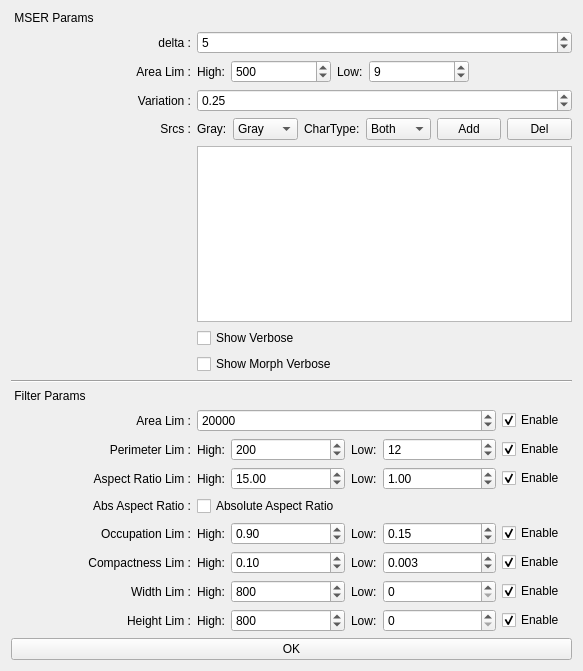
<?xml version="1.0" encoding="UTF-8"?>
<ui version="4.0">
 <class>ExtractCtrlWidget</class>
 <widget class="QWidget" name="ExtractCtrlWidget">
  <property name="windowModality">
   <enum>Qt::NonModal</enum>
  </property>
  <property name="geometry">
   <rect>
    <x>0</x>
    <y>0</y>
    <width>583</width>
    <height>671</height>
   </rect>
  </property>
  <property name="windowTitle">
   <string>Extract Control Panel</string>
  </property>
  <layout class="QVBoxLayout" name="verticalLayout" stretch="0,0,1,0">
   <property name="sizeConstraint">
    <enum>QLayout::SetDefaultConstraint</enum>
   </property>
   <item>
    <layout class="QFormLayout" name="layout_mser_params">
     <item row="0" column="0">
      <widget class="QLabel" name="label_mser_params">
       <property name="minimumSize">
        <size>
         <width>180</width>
         <height>0</height>
        </size>
       </property>
       <property name="text">
        <string> MSER Params</string>
       </property>
      </widget>
     </item>
     <item row="1" column="0">
      <widget class="QLabel" name="label_mser_delta">
       <property name="sizePolicy">
        <sizepolicy hsizetype="Preferred" vsizetype="Preferred">
         <horstretch>0</horstretch>
         <verstretch>0</verstretch>
        </sizepolicy>
       </property>
       <property name="minimumSize">
        <size>
         <width>180</width>
         <height>0</height>
        </size>
       </property>
       <property name="text">
        <string>delta :</string>
       </property>
       <property name="alignment">
        <set>Qt::AlignRight|Qt::AlignTrailing|Qt::AlignVCenter</set>
       </property>
      </widget>
     </item>
     <item row="1" column="1">
      <widget class="QSpinBox" name="spinbox_mser_delta">
       <property name="sizePolicy">
        <sizepolicy hsizetype="Preferred" vsizetype="Fixed">
         <horstretch>0</horstretch>
         <verstretch>0</verstretch>
        </sizepolicy>
       </property>
       <property name="minimumSize">
        <size>
         <width>150</width>
         <height>0</height>
        </size>
       </property>
       <property name="value">
        <number>5</number>
       </property>
      </widget>
     </item>
     <item row="2" column="0">
      <widget class="QLabel" name="label_mser_area_lim">
       <property name="sizePolicy">
        <sizepolicy hsizetype="Preferred" vsizetype="Preferred">
         <horstretch>0</horstretch>
         <verstretch>0</verstretch>
        </sizepolicy>
       </property>
       <property name="minimumSize">
        <size>
         <width>180</width>
         <height>0</height>
        </size>
       </property>
       <property name="text">
        <string>Area Lim :</string>
       </property>
       <property name="alignment">
        <set>Qt::AlignRight|Qt::AlignTrailing|Qt::AlignVCenter</set>
       </property>
      </widget>
     </item>
     <item row="2" column="1">
      <layout class="QHBoxLayout" name="layout_mser_area_lim">
       <item>
        <widget class="QLabel" name="label_mser_area_high">
         <property name="sizePolicy">
          <sizepolicy hsizetype="Fixed" vsizetype="Preferred">
           <horstretch>0</horstretch>
           <verstretch>0</verstretch>
          </sizepolicy>
         </property>
         <property name="text">
          <string>High:</string>
         </property>
        </widget>
       </item>
       <item>
        <widget class="QSpinBox" name="spinbox_mser_area_high">
         <property name="minimumSize">
          <size>
           <width>100</width>
           <height>0</height>
          </size>
         </property>
         <property name="maximum">
          <number>10000000</number>
         </property>
         <property name="value">
          <number>500</number>
         </property>
        </widget>
       </item>
       <item>
        <widget class="QLabel" name="label_mser_area_low">
         <property name="sizePolicy">
          <sizepolicy hsizetype="Fixed" vsizetype="Preferred">
           <horstretch>0</horstretch>
           <verstretch>0</verstretch>
          </sizepolicy>
         </property>
         <property name="text">
          <string>Low:</string>
         </property>
        </widget>
       </item>
       <item>
        <widget class="QSpinBox" name="spinbox_mser_area_low">
         <property name="minimumSize">
          <size>
           <width>100</width>
           <height>0</height>
          </size>
         </property>
         <property name="maximum">
          <number>10000000</number>
         </property>
         <property name="value">
          <number>9</number>
         </property>
        </widget>
       </item>
       <item>
        <widget class="QLabel" name="label_2">
         <property name="minimumSize">
          <size>
           <width>70</width>
           <height>0</height>
          </size>
         </property>
         <property name="text">
          <string/>
         </property>
        </widget>
       </item>
      </layout>
     </item>
     <item row="3" column="0">
      <widget class="QLabel" name="label_mser_variation">
       <property name="sizePolicy">
        <sizepolicy hsizetype="Preferred" vsizetype="Preferred">
         <horstretch>0</horstretch>
         <verstretch>0</verstretch>
        </sizepolicy>
       </property>
       <property name="minimumSize">
        <size>
         <width>180</width>
         <height>0</height>
        </size>
       </property>
       <property name="text">
        <string>Variation :</string>
       </property>
       <property name="alignment">
        <set>Qt::AlignRight|Qt::AlignTrailing|Qt::AlignVCenter</set>
       </property>
      </widget>
     </item>
     <item row="3" column="1">
      <widget class="QDoubleSpinBox" name="dspinbox_mser_variation">
       <property name="minimumSize">
        <size>
         <width>150</width>
         <height>0</height>
        </size>
       </property>
       <property name="maximum">
        <double>1.000000000000000</double>
       </property>
       <property name="value">
        <double>0.250000000000000</double>
       </property>
      </widget>
     </item>
     <item row="4" column="0">
      <widget class="QLabel" name="label_mser_srcs">
       <property name="minimumSize">
        <size>
         <width>180</width>
         <height>0</height>
        </size>
       </property>
       <property name="text">
        <string>Srcs :</string>
       </property>
       <property name="alignment">
        <set>Qt::AlignRight|Qt::AlignTrailing|Qt::AlignVCenter</set>
       </property>
      </widget>
     </item>
     <item row="4" column="1">
      <layout class="QHBoxLayout" name="layout_mser_srcs" stretch="0,1,0,1,1,1">
       <item>
        <widget class="QLabel" name="label_mser_srcs_gray">
         <property name="sizePolicy">
          <sizepolicy hsizetype="Minimum" vsizetype="Preferred">
           <horstretch>0</horstretch>
           <verstretch>0</verstretch>
          </sizepolicy>
         </property>
         <property name="text">
          <string>Gray:</string>
         </property>
        </widget>
       </item>
       <item>
        <widget class="QComboBox" name="combobox_mser_srcs_gray">
         <item>
          <property name="text">
           <string>Gray</string>
          </property>
         </item>
         <item>
          <property name="text">
           <string>Red</string>
          </property>
         </item>
         <item>
          <property name="text">
           <string>Green</string>
          </property>
         </item>
         <item>
          <property name="text">
           <string>Blue</string>
          </property>
         </item>
        </widget>
       </item>
       <item>
        <widget class="QLabel" name="label_mser_srcs_chartype">
         <property name="sizePolicy">
          <sizepolicy hsizetype="Minimum" vsizetype="Preferred">
           <horstretch>0</horstretch>
           <verstretch>0</verstretch>
          </sizepolicy>
         </property>
         <property name="text">
          <string>CharType:</string>
         </property>
        </widget>
       </item>
       <item>
        <widget class="QComboBox" name="combobox_mser_srcs_chartype">
         <item>
          <property name="text">
           <string>Both</string>
          </property>
         </item>
         <item>
          <property name="text">
           <string>Black</string>
          </property>
         </item>
         <item>
          <property name="text">
           <string>Bright</string>
          </property>
         </item>
        </widget>
       </item>
       <item>
        <widget class="QPushButton" name="btn_mser_srcs_add">
         <property name="sizePolicy">
          <sizepolicy hsizetype="Minimum" vsizetype="Minimum">
           <horstretch>0</horstretch>
           <verstretch>0</verstretch>
          </sizepolicy>
         </property>
         <property name="styleSheet">
          <string notr="true">margin:0px;</string>
         </property>
         <property name="text">
          <string>Add</string>
         </property>
        </widget>
       </item>
       <item>
        <widget class="QPushButton" name="btn_mser_srcs_del">
         <property name="sizePolicy">
          <sizepolicy hsizetype="Minimum" vsizetype="Minimum">
           <horstretch>0</horstretch>
           <verstretch>0</verstretch>
          </sizepolicy>
         </property>
         <property name="styleSheet">
          <string notr="true">margin:0px;</string>
         </property>
         <property name="text">
          <string>Del</string>
         </property>
        </widget>
       </item>
      </layout>
     </item>
     <item row="5" column="1">
      <widget class="QListWidget" name="listWidget"/>
     </item>
     <item row="6" column="1">
      <widget class="QCheckBox" name="checkbox_mser_show_verbose">
       <property name="text">
        <string>Show Verbose</string>
       </property>
      </widget>
     </item>
     <item row="7" column="1">
      <widget class="QCheckBox" name="checkbox_morph_verbose">
       <property name="text">
        <string>Show Morph Verbose</string>
       </property>
      </widget>
     </item>
    </layout>
   </item>
   <item>
    <widget class="Line" name="line">
     <property name="orientation">
      <enum>Qt::Horizontal</enum>
     </property>
    </widget>
   </item>
   <item>
    <layout class="QFormLayout" name="layout_filter_params">
     <item row="0" column="0">
      <widget class="QLabel" name="label_filter_params">
       <property name="minimumSize">
        <size>
         <width>180</width>
         <height>0</height>
        </size>
       </property>
       <property name="text">
        <string> Filter Params</string>
       </property>
      </widget>
     </item>
     <item row="1" column="0">
      <widget class="QLabel" name="label_filter_area_lim">
       <property name="minimumSize">
        <size>
         <width>180</width>
         <height>0</height>
        </size>
       </property>
       <property name="text">
        <string>Area Lim :</string>
       </property>
       <property name="alignment">
        <set>Qt::AlignRight|Qt::AlignTrailing|Qt::AlignVCenter</set>
       </property>
      </widget>
     </item>
     <item row="1" column="1">
      <layout class="QHBoxLayout" name="layout_filter_area_lim">
       <item>
        <widget class="QSpinBox" name="spinbox_filter_area_lim">
         <property name="minimumSize">
          <size>
           <width>150</width>
           <height>0</height>
          </size>
         </property>
         <property name="maximum">
          <number>10000000</number>
         </property>
         <property name="value">
          <number>20000</number>
         </property>
        </widget>
       </item>
       <item>
        <widget class="QCheckBox" name="checkbox_filter_area_lim">
         <property name="sizePolicy">
          <sizepolicy hsizetype="Fixed" vsizetype="Fixed">
           <horstretch>0</horstretch>
           <verstretch>0</verstretch>
          </sizepolicy>
         </property>
         <property name="minimumSize">
          <size>
           <width>70</width>
           <height>0</height>
          </size>
         </property>
         <property name="text">
          <string>Enable</string>
         </property>
         <property name="checked">
          <bool>true</bool>
         </property>
        </widget>
       </item>
      </layout>
     </item>
     <item row="2" column="0">
      <widget class="QLabel" name="label_filter_perimeter_lim">
       <property name="minimumSize">
        <size>
         <width>180</width>
         <height>0</height>
        </size>
       </property>
       <property name="text">
        <string>Perimeter Lim :</string>
       </property>
       <property name="alignment">
        <set>Qt::AlignRight|Qt::AlignTrailing|Qt::AlignVCenter</set>
       </property>
      </widget>
     </item>
     <item row="2" column="1">
      <layout class="QHBoxLayout" name="layout_filter_perimeter_lim">
       <item>
        <widget class="QLabel" name="label_filter_perimeter_high">
         <property name="sizePolicy">
          <sizepolicy hsizetype="Fixed" vsizetype="Preferred">
           <horstretch>0</horstretch>
           <verstretch>0</verstretch>
          </sizepolicy>
         </property>
         <property name="text">
          <string>High:</string>
         </property>
        </widget>
       </item>
       <item>
        <widget class="QSpinBox" name="spinbox_filter_perimeter_high">
         <property name="minimumSize">
          <size>
           <width>100</width>
           <height>0</height>
          </size>
         </property>
         <property name="maximum">
          <number>1000</number>
         </property>
         <property name="value">
          <number>200</number>
         </property>
        </widget>
       </item>
       <item>
        <widget class="QLabel" name="label_filter_perimeter_low">
         <property name="sizePolicy">
          <sizepolicy hsizetype="Fixed" vsizetype="Preferred">
           <horstretch>0</horstretch>
           <verstretch>0</verstretch>
          </sizepolicy>
         </property>
         <property name="text">
          <string>Low:</string>
         </property>
        </widget>
       </item>
       <item>
        <widget class="QSpinBox" name="spinbox_filter_perimeter_low">
         <property name="minimumSize">
          <size>
           <width>100</width>
           <height>0</height>
          </size>
         </property>
         <property name="value">
          <number>12</number>
         </property>
        </widget>
       </item>
       <item>
        <widget class="QCheckBox" name="checkbox_filter_perimeter_lim">
         <property name="sizePolicy">
          <sizepolicy hsizetype="Fixed" vsizetype="Fixed">
           <horstretch>0</horstretch>
           <verstretch>0</verstretch>
          </sizepolicy>
         </property>
         <property name="minimumSize">
          <size>
           <width>70</width>
           <height>0</height>
          </size>
         </property>
         <property name="text">
          <string>Enable</string>
         </property>
         <property name="checked">
          <bool>true</bool>
         </property>
        </widget>
       </item>
      </layout>
     </item>
     <item row="3" column="0">
      <widget class="QLabel" name="label_filter_aspect_ratio_lim">
       <property name="minimumSize">
        <size>
         <width>180</width>
         <height>0</height>
        </size>
       </property>
       <property name="text">
        <string>Aspect Ratio Lim :</string>
       </property>
       <property name="alignment">
        <set>Qt::AlignRight|Qt::AlignTrailing|Qt::AlignVCenter</set>
       </property>
      </widget>
     </item>
     <item row="3" column="1">
      <layout class="QHBoxLayout" name="layout_aspect_ratio_lim">
       <item>
        <widget class="QLabel" name="label_filter_aspect_ratio_high">
         <property name="sizePolicy">
          <sizepolicy hsizetype="Fixed" vsizetype="Preferred">
           <horstretch>0</horstretch>
           <verstretch>0</verstretch>
          </sizepolicy>
         </property>
         <property name="text">
          <string>High:</string>
         </property>
        </widget>
       </item>
       <item>
        <widget class="QDoubleSpinBox" name="dspinbox_filter_aspect_ratio_high">
         <property name="minimumSize">
          <size>
           <width>100</width>
           <height>0</height>
          </size>
         </property>
         <property name="value">
          <double>15.000000000000000</double>
         </property>
        </widget>
       </item>
       <item>
        <widget class="QLabel" name="label_filter_aspect_ratio_low">
         <property name="sizePolicy">
          <sizepolicy hsizetype="Fixed" vsizetype="Preferred">
           <horstretch>0</horstretch>
           <verstretch>0</verstretch>
          </sizepolicy>
         </property>
         <property name="text">
          <string>Low:</string>
         </property>
        </widget>
       </item>
       <item>
        <widget class="QDoubleSpinBox" name="dspinbox_filter_aspect_ratio_low">
         <property name="minimumSize">
          <size>
           <width>100</width>
           <height>0</height>
          </size>
         </property>
         <property name="value">
          <double>1.000000000000000</double>
         </property>
        </widget>
       </item>
       <item>
        <widget class="QCheckBox" name="checkbox_filter_aspect_ratio_lim">
         <property name="sizePolicy">
          <sizepolicy hsizetype="Fixed" vsizetype="Fixed">
           <horstretch>0</horstretch>
           <verstretch>0</verstretch>
          </sizepolicy>
         </property>
         <property name="minimumSize">
          <size>
           <width>70</width>
           <height>0</height>
          </size>
         </property>
         <property name="text">
          <string>Enable</string>
         </property>
         <property name="checked">
          <bool>true</bool>
         </property>
        </widget>
       </item>
      </layout>
     </item>
     <item row="4" column="0">
      <widget class="QLabel" name="label_filter_abs_aspect_ratio">
       <property name="minimumSize">
        <size>
         <width>180</width>
         <height>0</height>
        </size>
       </property>
       <property name="text">
        <string>Abs Aspect Ratio :</string>
       </property>
       <property name="alignment">
        <set>Qt::AlignRight|Qt::AlignTrailing|Qt::AlignVCenter</set>
       </property>
      </widget>
     </item>
     <item row="4" column="1">
      <widget class="QCheckBox" name="checkbox_filter_abs_aspect_ratio">
       <property name="text">
        <string>Absolute Aspect Ratio</string>
       </property>
      </widget>
     </item>
     <item row="5" column="0">
      <widget class="QLabel" name="label_filter_occupation_lim">
       <property name="minimumSize">
        <size>
         <width>180</width>
         <height>0</height>
        </size>
       </property>
       <property name="text">
        <string>Occupation Lim :</string>
       </property>
       <property name="alignment">
        <set>Qt::AlignRight|Qt::AlignTrailing|Qt::AlignVCenter</set>
       </property>
      </widget>
     </item>
     <item row="5" column="1">
      <layout class="QHBoxLayout" name="layout_occupation_lim">
       <item>
        <widget class="QLabel" name="label_filter_occupation_high">
         <property name="sizePolicy">
          <sizepolicy hsizetype="Fixed" vsizetype="Preferred">
           <horstretch>0</horstretch>
           <verstretch>0</verstretch>
          </sizepolicy>
         </property>
         <property name="text">
          <string>High:</string>
         </property>
        </widget>
       </item>
       <item>
        <widget class="QDoubleSpinBox" name="dspinbox_filter_occupation_high">
         <property name="minimumSize">
          <size>
           <width>100</width>
           <height>0</height>
          </size>
         </property>
         <property name="value">
          <double>0.900000000000000</double>
         </property>
        </widget>
       </item>
       <item>
        <widget class="QLabel" name="label_filter_occupation_low">
         <property name="sizePolicy">
          <sizepolicy hsizetype="Fixed" vsizetype="Preferred">
           <horstretch>0</horstretch>
           <verstretch>0</verstretch>
          </sizepolicy>
         </property>
         <property name="text">
          <string>Low:</string>
         </property>
        </widget>
       </item>
       <item>
        <widget class="QDoubleSpinBox" name="dspinbox_filter_occupation_low">
         <property name="minimumSize">
          <size>
           <width>100</width>
           <height>0</height>
          </size>
         </property>
         <property name="value">
          <double>0.150000000000000</double>
         </property>
        </widget>
       </item>
       <item>
        <widget class="QCheckBox" name="checkbox_filter_occupation_lim">
         <property name="sizePolicy">
          <sizepolicy hsizetype="Fixed" vsizetype="Fixed">
           <horstretch>0</horstretch>
           <verstretch>0</verstretch>
          </sizepolicy>
         </property>
         <property name="minimumSize">
          <size>
           <width>70</width>
           <height>0</height>
          </size>
         </property>
         <property name="text">
          <string>Enable</string>
         </property>
         <property name="checked">
          <bool>true</bool>
         </property>
        </widget>
       </item>
      </layout>
     </item>
     <item row="6" column="0">
      <widget class="QLabel" name="label_filter_compactness_lim">
       <property name="minimumSize">
        <size>
         <width>180</width>
         <height>0</height>
        </size>
       </property>
       <property name="text">
        <string>Compactness Lim :</string>
       </property>
       <property name="alignment">
        <set>Qt::AlignRight|Qt::AlignTrailing|Qt::AlignVCenter</set>
       </property>
      </widget>
     </item>
     <item row="6" column="1">
      <layout class="QHBoxLayout" name="layout_filter_compactness_lim">
       <item>
        <widget class="QLabel" name="label_filter_compactness_high">
         <property name="sizePolicy">
          <sizepolicy hsizetype="Fixed" vsizetype="Preferred">
           <horstretch>0</horstretch>
           <verstretch>0</verstretch>
          </sizepolicy>
         </property>
         <property name="text">
          <string>High:</string>
         </property>
        </widget>
       </item>
       <item>
        <widget class="QDoubleSpinBox" name="dspinbox_filter_compactness_high">
         <property name="minimumSize">
          <size>
           <width>100</width>
           <height>0</height>
          </size>
         </property>
         <property name="value">
          <double>0.100000000000000</double>
         </property>
        </widget>
       </item>
       <item>
        <widget class="QLabel" name="label_filter_compactness_low">
         <property name="sizePolicy">
          <sizepolicy hsizetype="Fixed" vsizetype="Preferred">
           <horstretch>0</horstretch>
           <verstretch>0</verstretch>
          </sizepolicy>
         </property>
         <property name="text">
          <string>Low:</string>
         </property>
        </widget>
       </item>
       <item>
        <widget class="QDoubleSpinBox" name="dspinbox_filter_compactness_low">
         <property name="minimumSize">
          <size>
           <width>100</width>
           <height>0</height>
          </size>
         </property>
         <property name="decimals">
          <number>3</number>
         </property>
         <property name="singleStep">
          <double>0.001000000000000</double>
         </property>
         <property name="value">
          <double>0.003000000000000</double>
         </property>
        </widget>
       </item>
       <item>
        <widget class="QCheckBox" name="checkbox_filter_compactness_lim">
         <property name="sizePolicy">
          <sizepolicy hsizetype="Fixed" vsizetype="Fixed">
           <horstretch>0</horstretch>
           <verstretch>0</verstretch>
          </sizepolicy>
         </property>
         <property name="minimumSize">
          <size>
           <width>70</width>
           <height>0</height>
          </size>
         </property>
         <property name="text">
          <string>Enable</string>
         </property>
         <property name="checked">
          <bool>true</bool>
         </property>
        </widget>
       </item>
      </layout>
     </item>
     <item row="7" column="0">
      <widget class="QLabel" name="label_filter_width_lim">
       <property name="minimumSize">
        <size>
         <width>180</width>
         <height>0</height>
        </size>
       </property>
       <property name="text">
        <string>Width Lim :</string>
       </property>
       <property name="alignment">
        <set>Qt::AlignRight|Qt::AlignTrailing|Qt::AlignVCenter</set>
       </property>
      </widget>
     </item>
     <item row="7" column="1">
      <layout class="QHBoxLayout" name="layout_filter_width_lim">
       <item>
        <widget class="QLabel" name="label_filter_width_high">
         <property name="sizePolicy">
          <sizepolicy hsizetype="Fixed" vsizetype="Preferred">
           <horstretch>0</horstretch>
           <verstretch>0</verstretch>
          </sizepolicy>
         </property>
         <property name="text">
          <string>High:</string>
         </property>
        </widget>
       </item>
       <item>
        <widget class="QSpinBox" name="spinbox_filter_width_high">
         <property name="minimumSize">
          <size>
           <width>100</width>
           <height>0</height>
          </size>
         </property>
         <property name="maximum">
          <number>10000000</number>
         </property>
         <property name="value">
          <number>800</number>
         </property>
        </widget>
       </item>
       <item>
        <widget class="QLabel" name="label_filter_width_low">
         <property name="sizePolicy">
          <sizepolicy hsizetype="Fixed" vsizetype="Preferred">
           <horstretch>0</horstretch>
           <verstretch>0</verstretch>
          </sizepolicy>
         </property>
         <property name="text">
          <string>Low:</string>
         </property>
        </widget>
       </item>
       <item>
        <widget class="QSpinBox" name="spinbox_filter_width_low">
         <property name="minimumSize">
          <size>
           <width>100</width>
           <height>0</height>
          </size>
         </property>
        </widget>
       </item>
       <item>
        <widget class="QCheckBox" name="checkbox_filter_width_lim">
         <property name="sizePolicy">
          <sizepolicy hsizetype="Fixed" vsizetype="Fixed">
           <horstretch>0</horstretch>
           <verstretch>0</verstretch>
          </sizepolicy>
         </property>
         <property name="minimumSize">
          <size>
           <width>70</width>
           <height>0</height>
          </size>
         </property>
         <property name="text">
          <string>Enable</string>
         </property>
         <property name="checked">
          <bool>true</bool>
         </property>
        </widget>
       </item>
      </layout>
     </item>
     <item row="8" column="0">
      <widget class="QLabel" name="label_filter_height_lim">
       <property name="minimumSize">
        <size>
         <width>180</width>
         <height>0</height>
        </size>
       </property>
       <property name="text">
        <string>Height Lim :</string>
       </property>
       <property name="alignment">
        <set>Qt::AlignRight|Qt::AlignTrailing|Qt::AlignVCenter</set>
       </property>
      </widget>
     </item>
     <item row="8" column="1">
      <layout class="QHBoxLayout" name="layout_filter_height_lim">
       <item>
        <widget class="QLabel" name="label_filter_height_high">
         <property name="sizePolicy">
          <sizepolicy hsizetype="Fixed" vsizetype="Preferred">
           <horstretch>0</horstretch>
           <verstretch>0</verstretch>
          </sizepolicy>
         </property>
         <property name="text">
          <string>High:</string>
         </property>
        </widget>
       </item>
       <item>
        <widget class="QSpinBox" name="spinbox_filter_height_high">
         <property name="sizePolicy">
          <sizepolicy hsizetype="Minimum" vsizetype="Fixed">
           <horstretch>0</horstretch>
           <verstretch>0</verstretch>
          </sizepolicy>
         </property>
         <property name="minimumSize">
          <size>
           <width>100</width>
           <height>0</height>
          </size>
         </property>
         <property name="maximum">
          <number>10000000</number>
         </property>
         <property name="value">
          <number>800</number>
         </property>
        </widget>
       </item>
       <item>
        <widget class="QLabel" name="label_filter_height_low">
         <property name="sizePolicy">
          <sizepolicy hsizetype="Fixed" vsizetype="Preferred">
           <horstretch>0</horstretch>
           <verstretch>0</verstretch>
          </sizepolicy>
         </property>
         <property name="text">
          <string>Low:</string>
         </property>
        </widget>
       </item>
       <item>
        <widget class="QSpinBox" name="spinbox_filter_height_low">
         <property name="minimumSize">
          <size>
           <width>100</width>
           <height>0</height>
          </size>
         </property>
        </widget>
       </item>
       <item>
        <widget class="QCheckBox" name="checkbox_filter_height_lim">
         <property name="sizePolicy">
          <sizepolicy hsizetype="Fixed" vsizetype="Fixed">
           <horstretch>0</horstretch>
           <verstretch>0</verstretch>
          </sizepolicy>
         </property>
         <property name="minimumSize">
          <size>
           <width>70</width>
           <height>0</height>
          </size>
         </property>
         <property name="text">
          <string>Enable</string>
         </property>
         <property name="checked">
          <bool>true</bool>
         </property>
        </widget>
       </item>
      </layout>
     </item>
    </layout>
   </item>
   <item>
    <widget class="QPushButton" name="btn_ok">
     <property name="text">
      <string>OK</string>
     </property>
    </widget>
   </item>
  </layout>
 </widget>
 <resources/>
 <connections/>
</ui>
